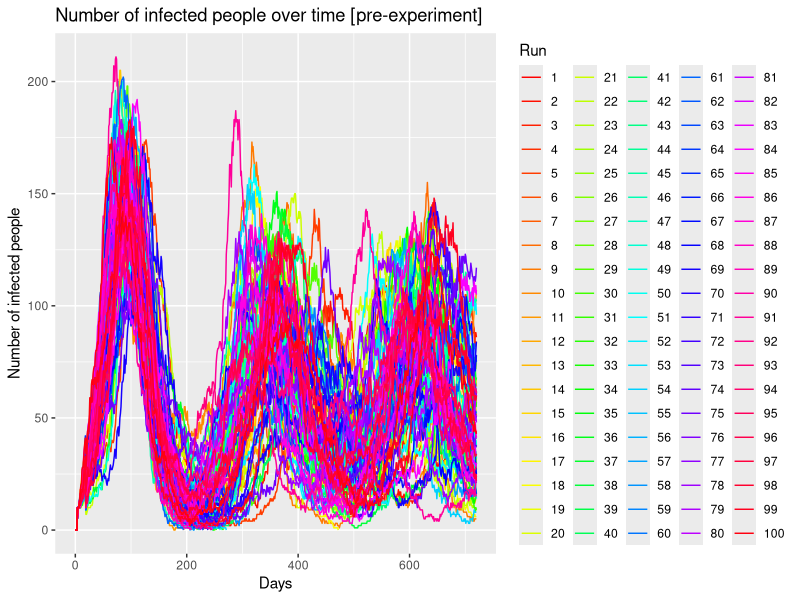
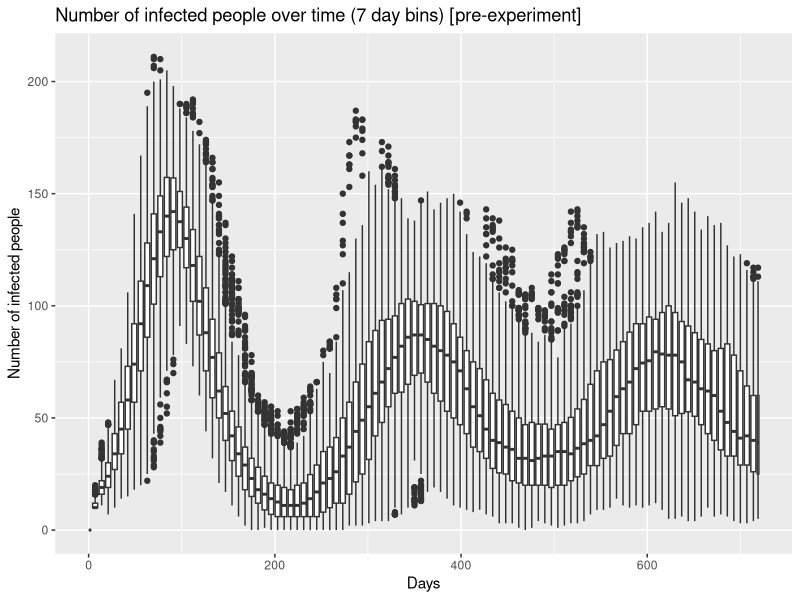
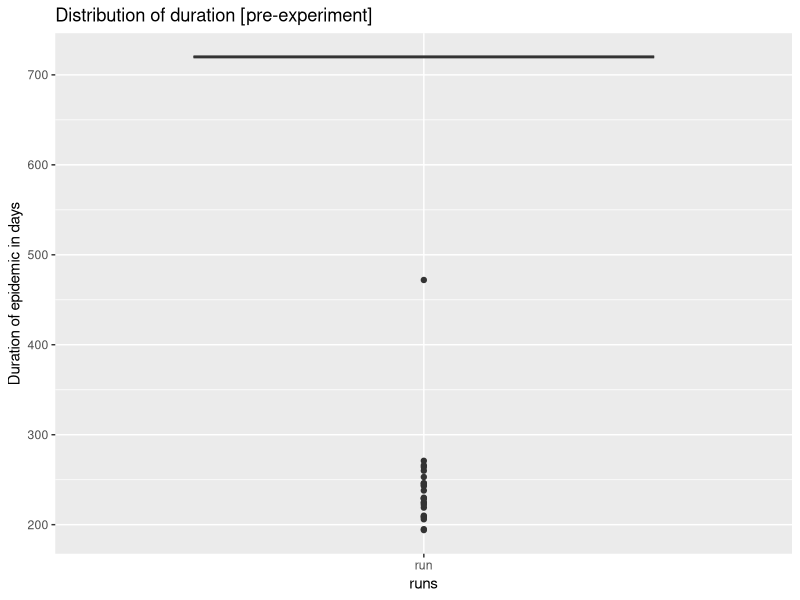
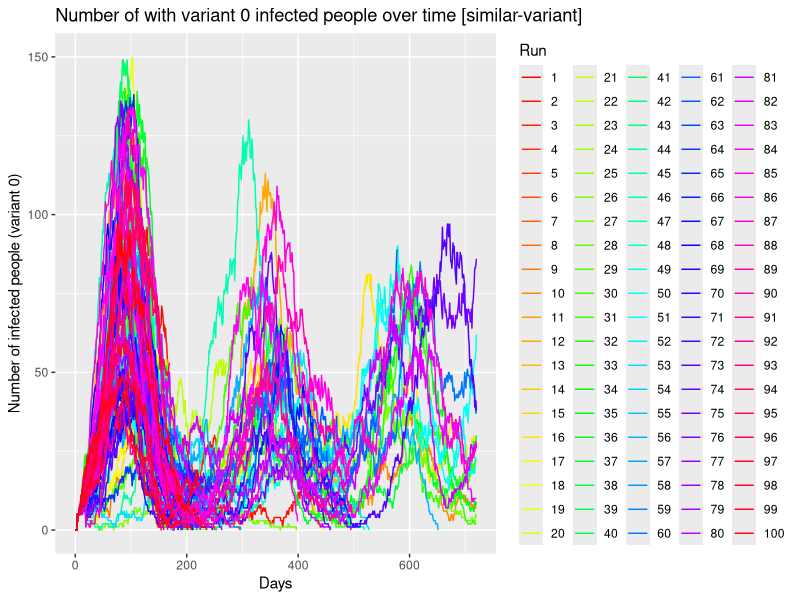
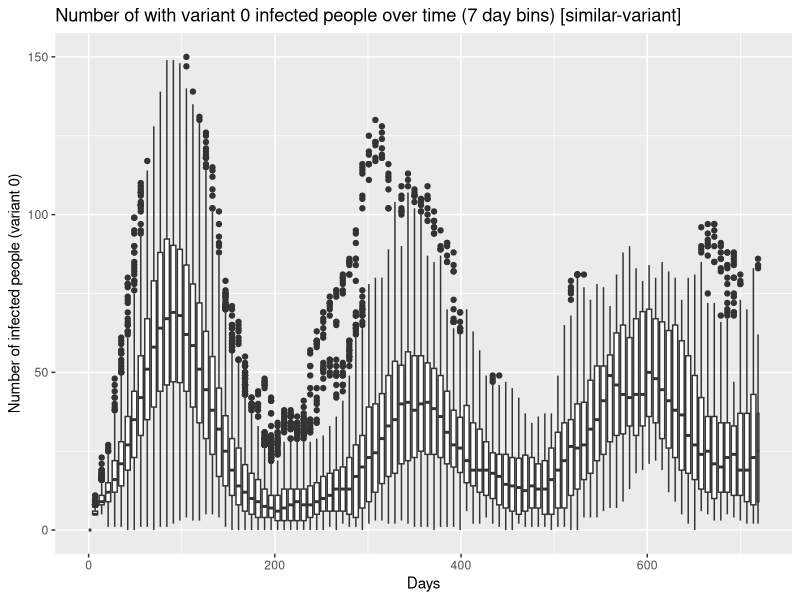
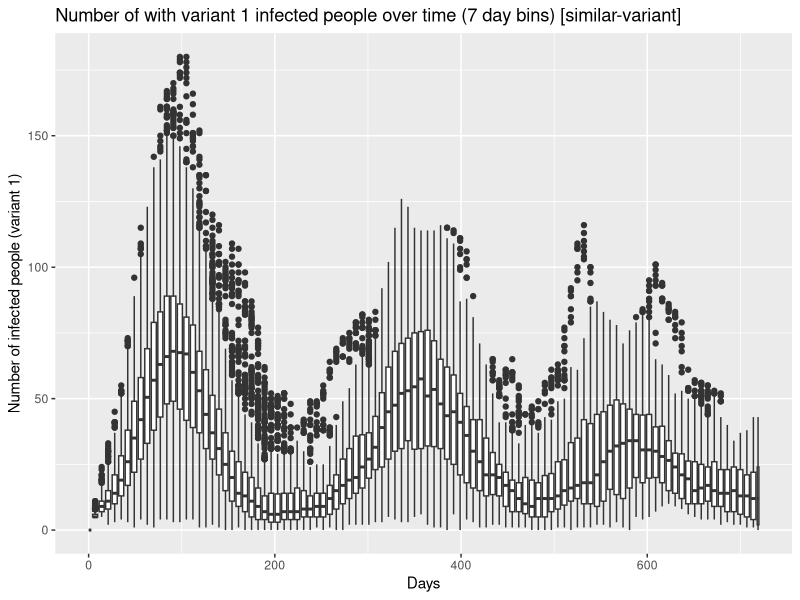
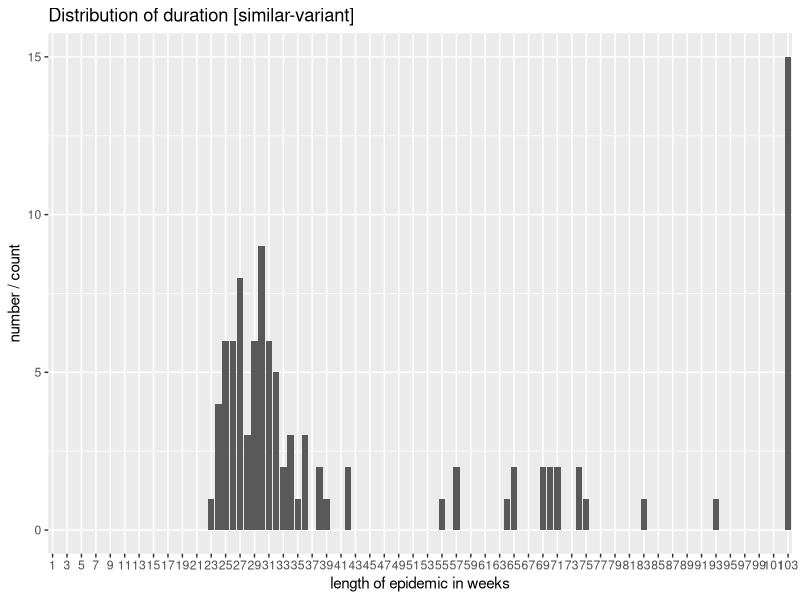
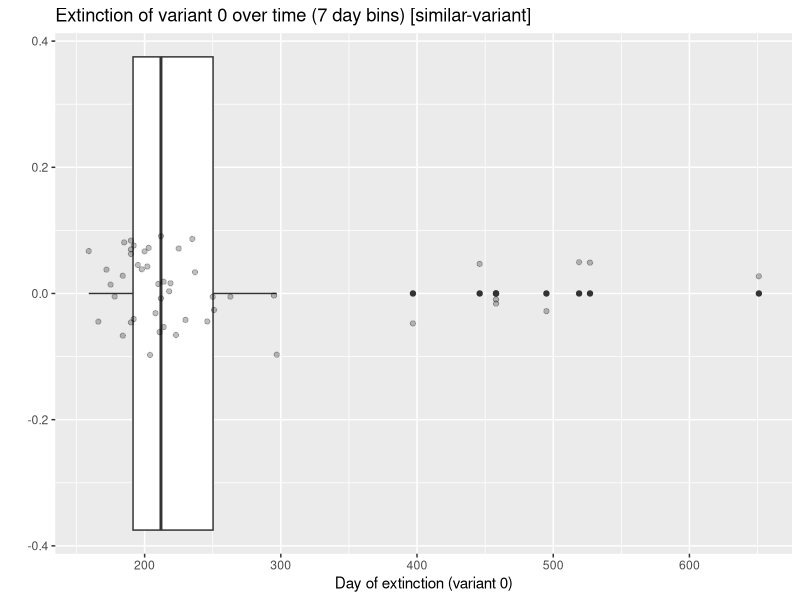

Write the R code that produced these figures, in order.
#Put this at the top of every file, unless you really really want to work with factors
#this will save you a lot of confusion
options(stringsAsFactors = FALSE)
options(device=.Platform$OS.type)
options(gsubfn.engine = "R")

#these are from two separate packages
library(ggplot2)

# needed for reshaping data frames
# library(reshape2)

#used for querying data, performing aggregations, filtering, etc.
library(sqldf)

##### PRE-EXPERIMENT #####
df_preExperiment = read.table("netlogo/pre-experiment.csv", skip = 6, sep = ",", head=TRUE)
# Remove the X. in the column names
colnames(df_preExperiment) = gsub("X\\.", "", colnames(df_preExperiment))
summary(df_preExperiment)

# Array of curves
ggplot(data=df_preExperiment, aes(x=step., y=n.sick.people, group=run.number.)) + #use myDataFrame for the data, columns for x and y
  geom_line(aes(colour = as.factor(run.number.))) + #we want to use points, colored by runNumber
  xlab("Days") +  #specify x and y labels
  ylab("Number of infected people") +
  ggtitle("Number of infected people over time [pre-experiment]") + #give the plot a title
  scale_colour_manual("Run",values = rainbow(max(df_preExperiment$run.number., na.rm = FALSE)))
ggsave("./diagrams/pre-ex/arrayOfCurves.png")
readline(prompt = "Press [enter] to continue")

ggplot(data=df_preExperiment, aes(x=step., y=n.sick.people, group=round(step./7))) +
  geom_boxplot() +
  xlab("Days") +  #specify x and y labels
  ylab("Number of infected people") +
  ggtitle("Number of infected people over time (7 day bins) [pre-experiment]")
ggsave("./diagrams/pre-ex/boxplot.png")
readline(prompt = "Press [enter] to continue")

duration = aggregate(df_preExperiment$step., by = list(df_preExperiment$run.number.), max)
colnames(duration)[0] = 'run'
colnames(duration)[1] = 'duration'

duration

ggplot(data = duration, aes(x='run', y=x)) +
  geom_boxplot() +
  ylab("Duration of epidemic in days") +
  xlab("runs") +
  ggtitle("Distribution of duration [pre-experiment]")
ggsave("./diagrams/pre-ex/duration.png")
readline(prompt = "Press [enter] to continue")

# 23 times, the virus was wiped out earlier
# According to the previous boxplot these are still outliers
lengths(duration[duration$x < 720, ])

###########################
##### SIMILAR-VARIANT #####
df_similarVariant = read.table("netlogo/similar-variant.csv", skip = 6, sep = ",", head=TRUE)
# Remove the X. in the column names
colnames(df_similarVariant) = gsub("X\\.", "", colnames(df_similarVariant))
summary(df_similarVariant)

# Array of curves
ggplot(data=df_similarVariant, aes(x=step., y=n.people.sick.var0, group=run.number., color=qsec)) + #use myDataFrame for the data, columns for x and y
  geom_line(aes(colour = as.factor(run.number.))) + #we want to use points, colored by runNumber
  xlab("Days") +  #specify x and y labels
  ylab("Number of infected people (variant 0)") +
  ggtitle("Number of with variant 0 infected people over time [similar-variant]") + #give the plot a title
  scale_colour_manual("Run",values = rainbow(max(df_similarVariant$run.number., na.rm = FALSE)))
  # scale_color_gradient(low="blue", high="red")
  # scale_fill_distiller(palette = "RdPu")
ggsave("./diagrams/sim-var/arrayOfCurvesVar0.png")
readline(prompt = "Press [enter] to continue")


ggplot(data=df_similarVariant, aes(x=step., y=n.people.sick.var0, group=round(step./7))) +
  geom_boxplot() +
  xlab("Days") +  #specify x and y labels
  ylab("Number of infected people (variant 0)") +
  ggtitle("Number of with variant 0 infected people over time (7 day bins) [similar-variant]")
ggsave("./diagrams/sim-var/boxplot0.png")
readline(prompt = "Press [enter] to continue")

ggplot(data=df_similarVariant, aes(x=step., y=n.people.sick.var1, group=round(step./7))) +
  geom_boxplot() +
  xlab("Days") +  #specify x and y labels
  ylab("Number of infected people (variant 1)") +
  ggtitle("Number of with variant 1 infected people over time (7 day bins) [similar-variant]")
ggsave("./diagrams/sim-var/boxplot1.png")
readline(prompt = "Press [enter] to continue")


duration = aggregate(df_similarVariant$step., by = list(df_similarVariant$run.number.), max)
colnames(duration)[1] = 'run'
colnames(duration)[2] = 'duration'


# 23 times, the virus was wiped out earlier
# According to the previous boxplot these are still outliers
lengths(duration[duration$x < 720, ])


duration$duration = round(duration$duration /7)

duration

ggplot(data = duration, aes(x=as.factor(duration)), group=round(step./7)) +
  geom_bar() +
  ylab("number / count") +
  xlab("length of epidemic in weeks") +
  scale_x_discrete(limits = as.factor(1:round(720/7)), breaks = seq(1, round(720/7), by=2)) +
  ggtitle("Distribution of duration [similar-variant]")
ggsave("./diagrams/sim-var/duration.png")
readline(prompt = "Press [enter] to continue")

# TODO Comparison with duration of pre-ex => shorter duration in general?

# Variant 0 died
df_simVar_var0died <- sqldf("select [step.] from df_similarVariant where [n.people.exposed.var0] = 0 and [n.people.sick.var0] = 0")
df_simVar_var0died

ggplot(data=df_simVar_var0died, aes(x=step., y = 0)) +
  geom_boxplot() +
  geom_point(alpha=0.25, position = position_jitter(w = 0, h = 0.1)) +
  # geom_jitter() +
  xlab("Day of extinction (variant 0)") +  #specify x and y labels
  ylab("") +
  ggtitle("Extinction of variant 0 over time (7 day bins) [similar-variant]")
ggsave("./diagrams/sim-var/timeOfExtinctionVar0.png")
readline(prompt = "Press [enter] to continue")


# Variant 1 died
df_simVar_var1died <- sqldf("select [step.] from df_similarVariant where [n.people.exposed.var1] = 0 and [n.people.sick.var1] = 0")
